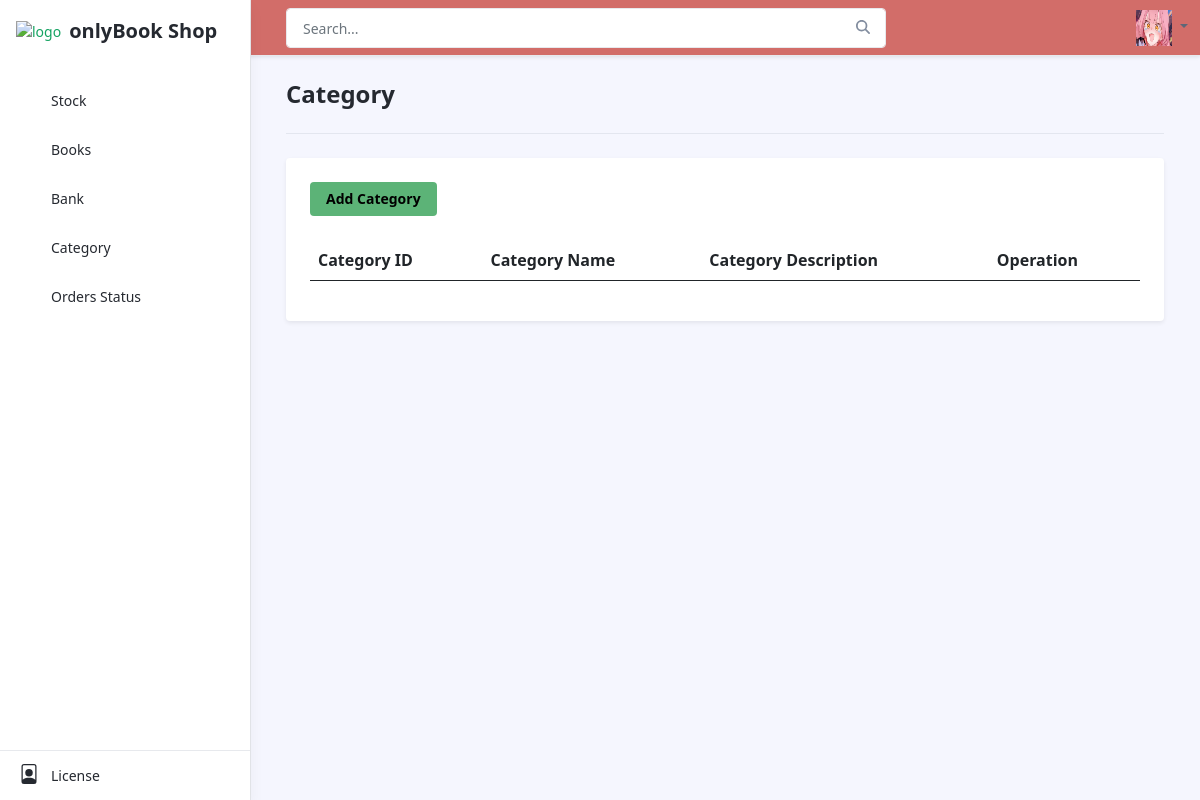
The app's page /admin_system/index.php, older data.
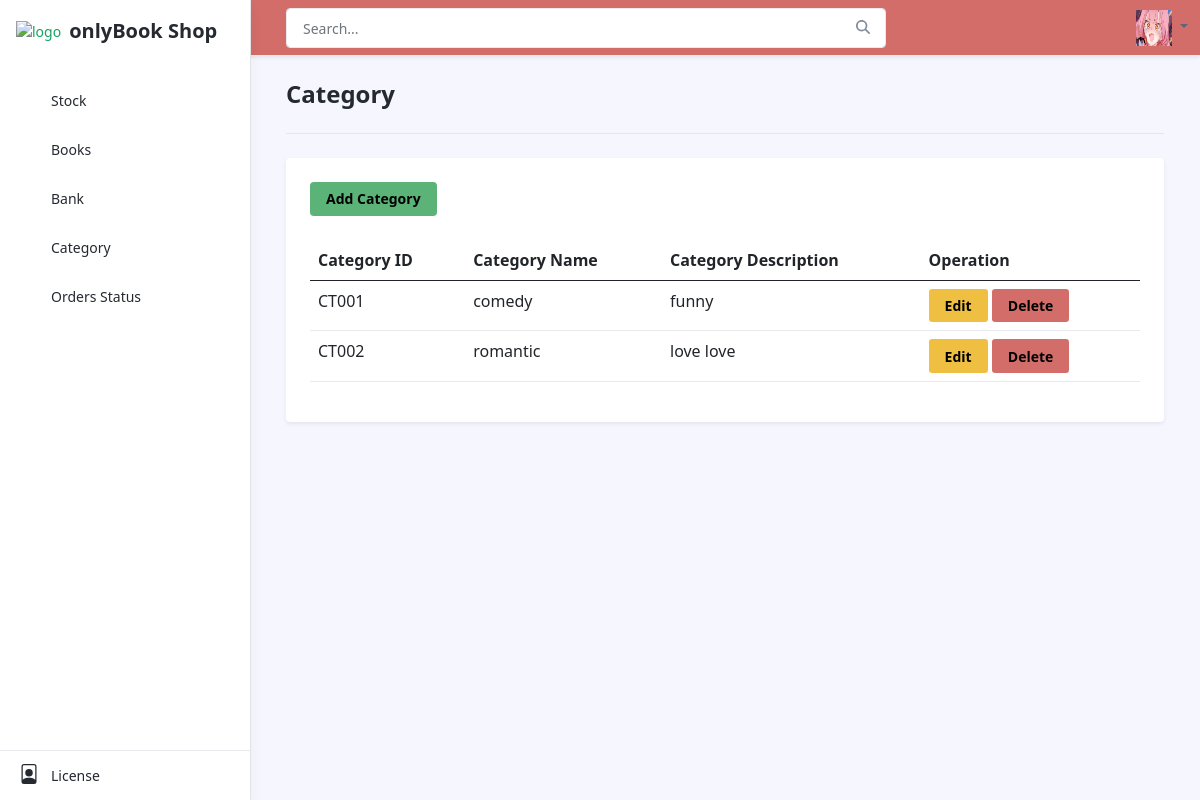
The same page, newer data.
### tables this page shows
CREATE TABLE `category` (
  `category_id` varchar(100) NOT NULL,
  `category_name` varchar(100) NOT NULL,
  `cate_descrip` text NOT NULL,
  PRIMARY KEY (`category_id`)
);

### admin_system/category/index.php (the view, shortened to what this page needs)
<?php
require("../connect_db.php");
$sql = " SELECT * FROM category";
$rs = mysqli_query($conn, $sql);
?>
<h1 class="app-page-title">Category</h1>
<hr class="mb-4">
<div class="row g-4 setting-section">
    <div class="col-12 col-md-12">
        <div class="app-card app-card-setting shadow-sm p-4">
            <div class="app-card-body">
                <div class="row g-3 mb-4 align-items-center justify-content-between">
                    <div class="col-auto">
                        <a href="?page=<?=$_GET['page']?>&function=add" class="btn btn-success ">
                            Add Category
                        </a>
                    </div>
                </div>
                <table class="table" id="tabelAll">
                    <thead>
                        <tr>
                            <th scope="col">Category ID</th>
                            <th scope="col">Category Name</th>
                            <th scope="col">Category Description</th>
                            <th scope="col">Operation</th>
                        </tr>
                    </thead>
                    <tbody>
                        <?php foreach ($rs as $data) : ?>
                            <tr>
                                <td><?= $data['category_id'] ?></td>
                                <td><?= $data['category_name'] ?></td>
                                <td><?= $data['cate_descrip'] ?></td>
                                <td>
                                    <a href="?page=<?=$_GET['page']?>&function=update&id=<?=$data['category_id']?>" class="btn btn-sm btn-warning">Edit</a>
                                    <a href="?page=<?=$_GET['page']?>&function=delete&id=<?=$data['category_id']?>" onclick="return confirm('Are you sure??')" class="btn btn-sm btn-danger">Delete</a>
                                </td>
                            </tr>
                        <?php endforeach ?>
                    </tbody>
                </table>
            </div>
        </div>
    </div>
</div>

Row changes from the older to the newer data that the page shows:
added category: category_id "CT001", category_name "comedy", cate_descrip "funny"
added category: category_id "CT002", category_name "romantic", cate_descrip "love love"
